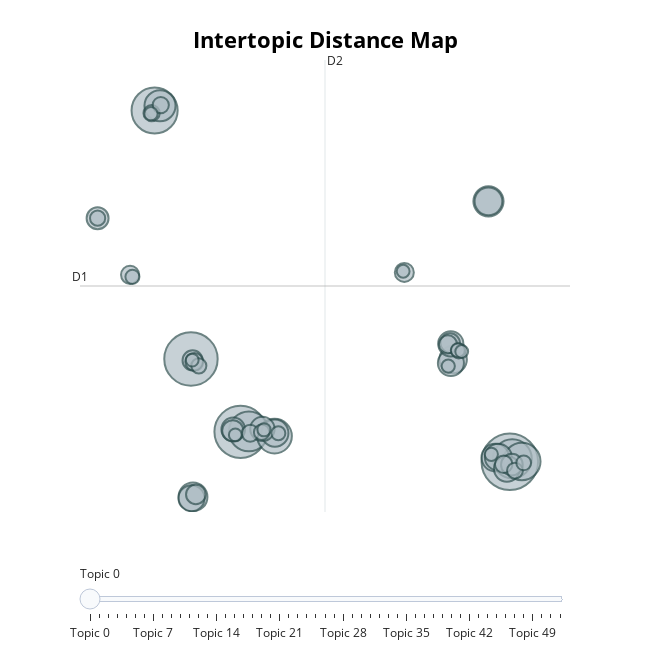

Notebook code cell kept with this figure:
### Code cell
topic_model_fake.visualize_topics()
